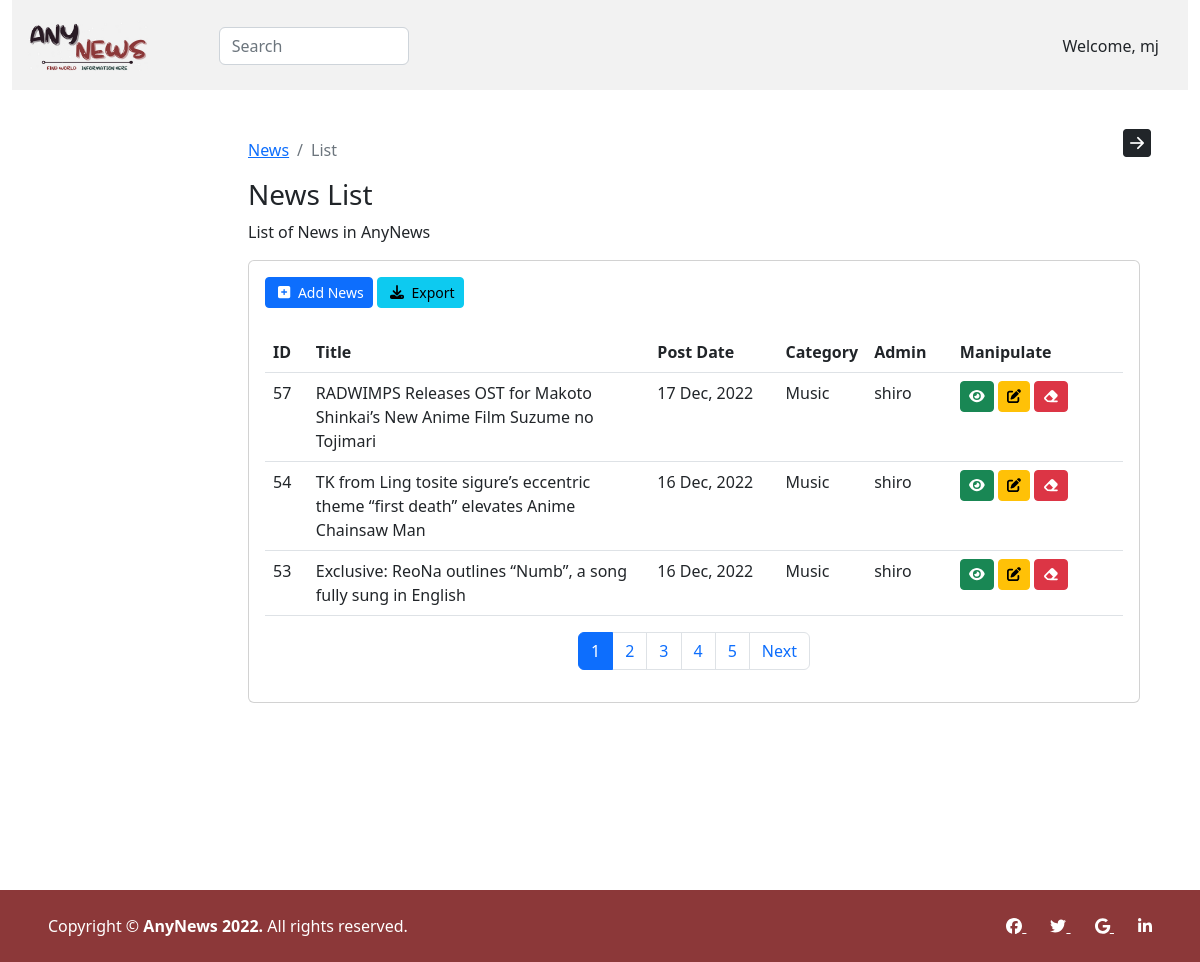
/admin/news/author.php (signed in), run on the app's committed database.
### tables this page shows
CREATE TABLE `news` (
  `news_id` int(11) NOT NULL,
  `title` varchar(150) NOT NULL,
  `description` text NOT NULL,
  `post_date` varchar(50) NOT NULL,
  `category` varchar(100) NOT NULL,
  `admin` int(11) NOT NULL,
  `post_image` varchar(100) NOT NULL
);

CREATE TABLE `categories` (
  `category_id` int(11) NOT NULL,
  `category_name` varchar(100) NOT NULL,
  `post` int(11) NOT NULL
);

### admin/news/author.php (the view, shortened to what this page needs)
<!DOCTYPE html>
<html lang="en">
<head>
    <link href="../../assets/vendor/bootstrap/css/bootstrap.min.css" rel="stylesheet">
    <link href="../../assets/vendor/bootstrap-icons/bootstrap-icons.css" rel="stylesheet">
    <link href="../../assets/vendor/font-awesome/css/all.min.css" rel="stylesheet">
    <link href="../../assets/css/dashboard.css" rel="stylesheet">
</head>
<body>
    <div class="container-fluid">
        <?php include'nav-news.php' ?>
        <div class="container-fluid">
            <div class="row">
                <div class="col min-vh-100 p-4">
                    <button class="btn float-end" data-bs-toggle="offcanvas" data-bs-target="#offcanvas" role="button">
                        <i class="bi bi-arrow-right-square-fill fs-3" data-bs-toggle="offcanvas" data-bs-target="#offcanvas"></i>
                    </button>
                    <main class="col-md-9 ms-sm-auto col-lg-10 px-md-4 py-4">
                        <nav aria-label="breadcrumb">
                        <ol class="breadcrumb">
                            <li class="breadcrumb-item"><a href="index.php">News</a></li>
                            <li class="breadcrumb-item active" aria-current="page">List</li>
                        </ol>
                        </nav>
                        <h1 class="h3">News List</h1>
                        <p>List of News in AnyNews</p>
                        <div class="card">
                            <div class="card-body">
                                <a href="create.php" class="btn btn-block btn-primary btn-sm mb-4">
                                    <i class="fa-solid fa-square-plus mx-1"></i> Add News
                                </a>
                                <a href="../../print.php" class="btn btn-block btn-info btn-sm mb-4">
                                    <i class="fa-solid fa-download mx-1"></i> Export
                                </a>
                                <div class="table-responsive">
                                    <?php
                                        include'../../connect.php';
                                        $limit = 3;
                                        if(isset($_GET['page'])){
                                            $page = $_GET['page'];
                                        }else{
                                            $page = 1;
                                        }
                                        $offset = ($page - 1) * $limit;
                                        if($_SESSION['admin_role'] == '1'){
                                        $sql = "SELECT news.news_id, news.title, news.post_date,
                                                categories.category_name, admins.username, news.category
                                                FROM news
                                                LEFT JOIN categories ON news.category = categories.category_id
                                                LEFT JOIN admins ON news.admin = admins.admin_id
                                                ORDER BY news.news_id
                                                DESC LIMIT {$offset},{$limit}";
                                        }
                                        $result = mysqli_query($conn,$sql) or die("Query Failed.");
                                        if (mysqli_num_rows($result) > 0) {
                                    ?>
                                    <table class="table">
                                        <thead>
                                            <tr>
                                                <th width="5%" scope="col">ID</th>
                                                <th width="40%" scope="col">Title</th>
                                                <th width="15%" scope="col">Post Date</th>
                                                <th width="10%" scope="col">Category</th>
                                                <th width="10%" scope="col">Admin</th>
                                                <th width="20%" scope="col">Manipulate</th>
                                            </tr>
                                        </thead>
                                        <tbody>
                                            <?php while ($row = mysqli_fetch_assoc($result)) { ?>
                                                <tr>
                                                    <td class="id"><?php echo $row['news_id']; ?></td>
                                                    <td><?php echo $row['title']; ?></td>
                                                    <td><?php echo $row['post_date']; ?></td>
                                                    <td><?php echo $row['category_name']; ?></td>
                                                    <td><?php echo $row['username']; ?></td>
                                                    <td>
                                                        <a href='read.php?id=<?php echo $row["news_id"]; ?>' class="btn btn-sm btn-success"><i class="fa-solid fa-eye"></i></a>
                                                        <a href='update.php?id=<?php echo $row["news_id"]; ?>' class="btn btn-sm btn-warning"><i class="fa-solid fa-edit"></i></a>
                                                        <a href='delete.php?id=<?php echo $row["news_id"]; ?>&catid=<?php echo $row["category"]; ?>' onclick="return confirm_delete()"
                                                        class="btn btn-sm btn-danger"><i class="fa-solid fa-eraser"></i></a>
                                                    </td>
                                                </tr>
                                            <?php } ?>
                                        </tbody>
                                    </table>
                                    <?php
                                    }
                                        $sql1 = "SELECT * FROM news";
                                        $result1 = mysqli_query($conn, $sql1) or die("Query Failed.");
                                        if(mysqli_num_rows($result1) > 0) {
                                        $total_record = mysqli_num_rows($result1);
                                        $total_page = ceil($total_record / $limit);
                                        echo '<ul class="pagination justify-content-center">';
                                        for($i = 1; $i <= $total_page; $i++){
                                        if($i == $page){
                                            $active = "active";
                                        }else{
                                            $active = "";
                                        }
                                            echo '<li class="page-item '.$active.'"><a class="page-link" href="index.php?page=' . $i . '">' . $i . '</a></li>';
                                        }
                                        if($total_page > $page){
                                            echo '<li class="page-item"><a class="page-link" href="index.php?page='.($page + 1).'">Next</a></li>';
                                        }
                                            echo '</ul>';
                                        }
                                    ?>
                                </div>
                            </div>
                        </div>
                    </main>
                </div>
            </div>
        </div>
    </div>
    <footer class="footer">
        <div class="d-flex flex-column flex-md-row text-center text-md-start justify-content-between py-4 px-4 px-xl-5">
            <div class="text-white mb-3 mb-md-0">
                Copyright &copy; <strong>AnyNews 2022.</strong> All rights reserved.
            </div>
            <div>
                <a href="#" class="text-white me-4">
                    <i class="fa-brands fa-facebook"></i>
                </a>
                <a href="#" class="text-white me-4">
                    <i class="fa-brands fa-twitter"></i>
                </a>
                <a href="#" class="text-white me-4">
                    <i class="fa-brands fa-google"></i>
                </a>
                <a href="#" class="text-white">
                    <i class="fa-brands fa-linkedin-in"></i>
                </a>
            </div>
        </div>
    </footer>
</body>
</html>

### assets/css/dashboard.css (style rules this page uses)
.footer { background: #8c3839; }

### data on the page
news: news_id "57", title "RADWIMPS Releases OST for Makoto Shinkai’s New Anime Film Suzume no Tojimari", post_date "17 Dec, 2022", categories.category_name "Music", admins.username "shiro"
news: news_id "54", title "TK from Ling tosite sigure’s eccentric theme “first death” elevates Anime Chainsaw Man", post_date "16 Dec, 2022", categories.category_name "Music", admins.username "shiro"
news: news_id "53", title "Exclusive: ReoNa outlines “Numb”, a song fully sung in English", post_date "16 Dec, 2022", categories.category_name "Music", admins.username "shiro"

### other printed values
$_SESSION['username'] "mj"
